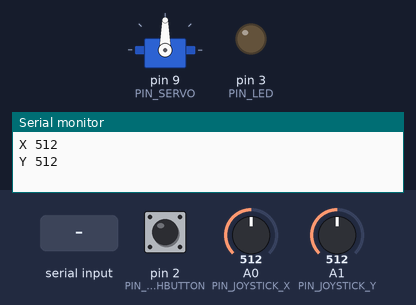
Simulated run of this sketch. Board: Arduino Uno, built with avr-gcc and run on an emulated ATmega328P. On the bench: servo, output pins drawn as LEDs (lit = HIGH), the last lines printed to the serial monitor. Inputs (shaded band) come from the test bench; at power-on: pin 2 (PIN_PUSHBUTTON) HIGH, A0 (PIN_JOYSTICK_X) = 512, A1 (PIN_JOYSTICK_Y) = 512.

Above: at 1.2 s.
1.3 s: "LED ON\n" received over Serial
At 2.2 s:
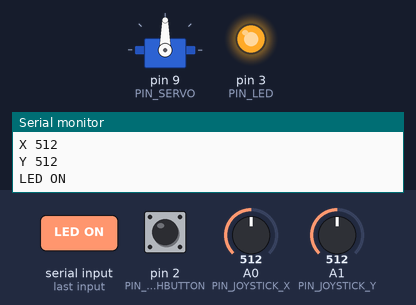
2.8 s: "SERVO ,45\n" received over Serial
At 3.5 s:
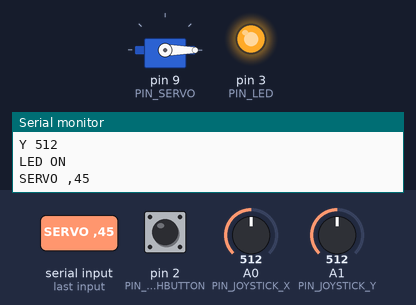
4.3 s: "LED OFF\n" received over Serial
At 5.7 s:
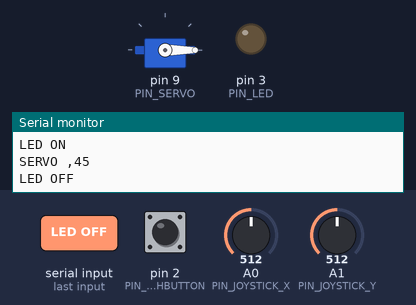
Timing chart, 0 to 7.3 s (numbered marks = the images above; inputs shaded):
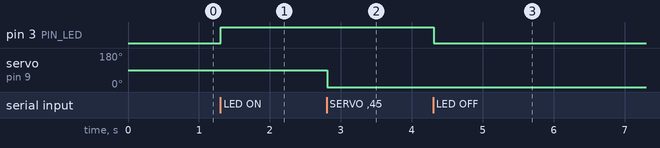

Measured:
- after the input at 1.3 s, pin 3 (PIN_LED): LOW → HIGH at once
- after the input at 2.8 s, servo on pin 9 (PIN_SERVO): 90° → 0° at once
- after the input at 4.3 s, pin 3 (PIN_LED): HIGH → LOW at once

The sketch:

CommunicationMATLAB.ino
```cpp
#include <Servo.h>

#define PIN_PUSHBUTTON 2
#define PIN_LED 3
#define PIN_JOYSTICK_X 0
#define PIN_JOYSTICK_Y 1
#define PIN_SERVO 9

String inputString = "";
bool stringComplete = false;
Servo myServo;

int joystickX;
int lastSentJoystickX = 0;
int joystickY;
int lastSentJoystickY = 0;
const int JOYSTICK_THRESHOLD = 15;

void setup() {
  Serial.begin(9600);
  inputString.reserve(200);
  pinMode(PIN_LED, OUTPUT);
  pinMode(PIN_PUSHBUTTON, INPUT_PULLUP);
  myServo.attach(PIN_SERVO);
}

void loop() {
  if (!digitalRead(2)) {
    Serial.println("B");
    delay(500);
  }
  // Joystick stuff goes here!
  joystickX = analogRead(PIN_JOYSTICK_X);
  if (abs(joystickX - lastSentJoystickX) > JOYSTICK_THRESHOLD) {
    Serial.println(String("X ") + joystickX);
    lastSentJoystickX = joystickX;
  }

  joystickY = analogRead(PIN_JOYSTICK_Y);
  if (abs(joystickY - lastSentJoystickY) > JOYSTICK_THRESHOLD) {
    Serial.println(String("Y ") + joystickY);
    lastSentJoystickY = joystickY;
  }

  if (stringComplete) {
    inputString.toUpperCase();
    inputString.trim();  // Gets rid of the CR  ASCII value 13
    Serial.println(inputString); // Optional send to MATLAB

    if (inputString.equalsIgnoreCase("LED ON")) {
      digitalWrite(PIN_LED, HIGH);
    }
    if (inputString.equalsIgnoreCase("LED OFF")) {
      digitalWrite(PIN_LED, LOW);
    }

    if (inputString.startsWith("SERVO ")) {
      int degrees = inputString.substring(6).toInt();
      myServo.write(degrees);
    }

    inputString = "";
    stringComplete = false;
  }
}

void serialEvent() {
  while (Serial.available()) {
    char inChar = (char)Serial.read();
    if (inChar == '\n') {  // Line feed.  ASCII value 10
      stringComplete = true;
    } else {
      inputString += inChar;
    }
  }
}
```
